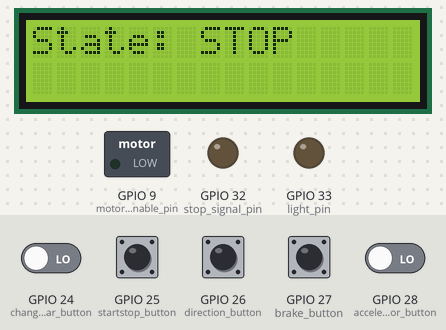
The sketch below on a simulated ESP32. Parts: 16×2 character LCD, switched loads named in the sketch (green lamp = pin HIGH), output pins drawn as LEDs (lit = HIGH). The test bench sets the inputs (shaded band); at power-on: GPIO 24 (changegear_button), GPIO 25 (startstop_button), GPIO 26 (direction_button), GPIO 27 (brake_button), GPIO 28 (accelerator_button) LOW. What the sketch prints to the serial monitor is not drawn.

Above: at 1.2 s.
1.3 s: GPIO 25 (startstop_button) pulled HIGH for 0.15 s
At 2.3 s:
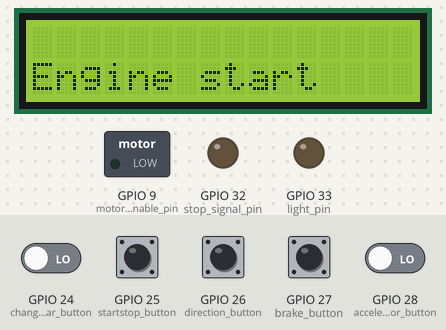
4.4 s: GPIO 24 (changegear_button) driven HIGH and GPIO 28 (accelerator_button) driven HIGH
At 7.2 s:
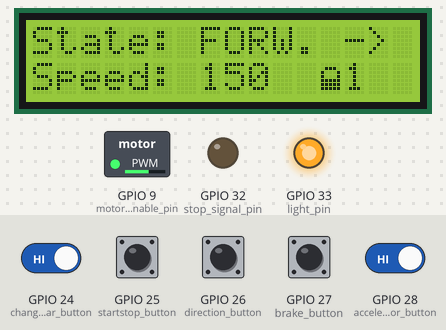
7.4 s: GPIO 27 (brake_button) pulled HIGH for 0.15 s
At 8.7 s:
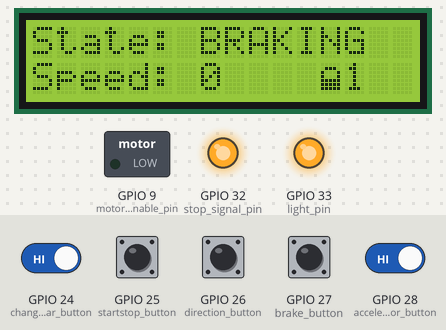
10.5 s: GPIO 24 (changegear_button) driven LOW
At 11.3 s:
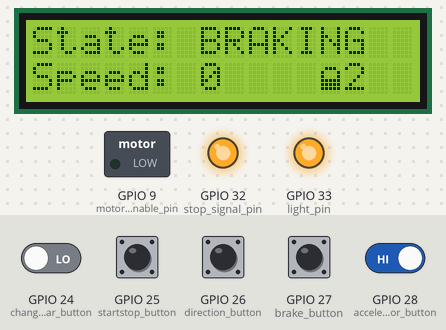
12.2 s: GPIO 27 (brake_button) pulled HIGH for 1 s
At 13.29 s:
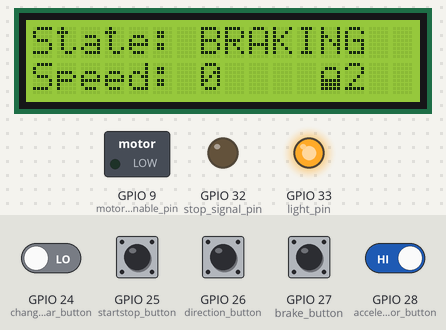
13.8 s: GPIO 28 (accelerator_button) driven LOW
At 15.6 s:
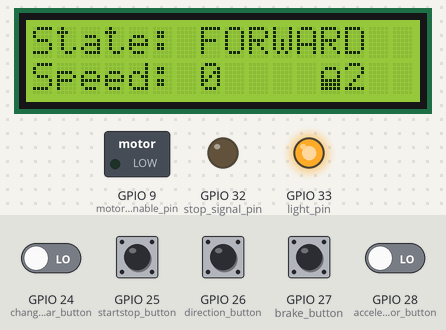
Timing chart, 0 to 17.1 s (numbered marks = the images above; inputs shaded):
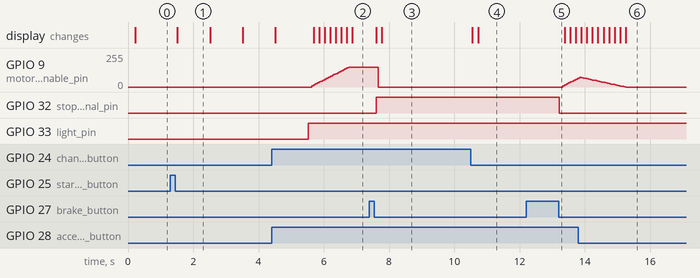

The sketch:

main.ino
```cpp
// Include the library code for LCD:
#include <LiquidCrystal.h>

// 1. INITIAL SETUP AND CONSTANTS

// Reusable button class with utility methods
class Button {
  public:
    int pin;
    int button_state = LOW;
    bool released = false;

    // Simple constructor - only button pin has to be provided
    Button(int button_pin) {
      pin = button_pin;
    };

    // Method updating state of pressing and releasing the button
    void updateButtonState() {
      int prev_state = button_state;
      button_state = digitalRead(pin);

      if (button_state == LOW && prev_state == HIGH) { // button release
        released = true;
      } else {
        released = false;
      }
    };
};

// LCD pins setup
const int rs = 12, en = 11, d4 = 5, d5 = 4, d6 = 3, d7 = 2;
LiquidCrystal lcd(rs, en, d4, d5, d6, d7);

// Stop signal and light
const int stop_signal_pin = 32;
const int light_pin = 33;

// Lights enum
enum LightState {
  OFF = 0,
  ON = 1
};

// DC motor pins
const int8_t motor_enable_pin = 9;
const int8_t motor_direction_forward_pin = 8;
const int8_t motor_direction_backward_pin = 7;

// Directions
enum Direction {
  BACKWARD = 0,
  FORWARD = 1
};

const int8_t DirectionMapping[] = {motor_direction_forward_pin, motor_direction_backward_pin};

// State machine
enum States {
  STOP = 0,
  START = 1,
  FORWARD_IDLE = 2,
  FORWARD_DRIVING = 3,
  BACKWARD_IDLE = 4,
  BACKWARD_DRIVING = 5,
  BRAKING = 6
};

char StateMap[][10] = {
  "STOP",
  "START",
  "FORWARD",
  "FORW. ->",
  "BACKWARD",
  "BACK. <-",
  "BRAKING"
};

// Buttons declaration and initialization
Button accelerator_button(28);
Button brake_button(27);
Button direction_button(26);
Button startstop_button(25);
Button changegear_button(24);

// Car settings
int state;
int car_speed = 0;
const int car_acceleration_step = 10;
const int car_slow_down_step = 3;
int car_direction = FORWARD;
int car_gear = 0;

// Car gears
const int gearLimits[] = {150, 200, 255};

// 2. MAIN APPLICATION

void setup()
{
  // Set buttons and lights
  pinMode(accelerator_button.pin, INPUT);
  pinMode(startstop_button.pin, INPUT);
  pinMode(brake_button.pin, INPUT);
  pinMode(direction_button.pin, INPUT);
  pinMode(changegear_button.pin, INPUT);

  pinMode(stop_signal_pin, OUTPUT);
  pinMode(light_pin, OUTPUT);

  // Set up the LCD's number of columns and rows:
  lcd.begin(16, 2);

  // Begin with STOP state (car is not running)
  state = STOP;
}

void loop()
{
  // Actions which happen independently from state
  delay(50);
  printInfo(); // displays information about state and speed on LCD screen
  updateButtonStates(); // updates data about buttons

  // Check gear changes
  if (changegear_button.released)
    changeGear();

  // Adjusts speed of motor
  analogWrite(motor_enable_pin, car_speed);

  // Gradually decreases car speed so to maintain speed
  // or increase it, driver has to keep pressing accelerator_button
  decreaseCarSpeed(car_slow_down_step);

  // Checking if car stopped here (instead of almost in every state)
  if (startstop_button.released && state != STOP) {
    state = STOP;
    startstop_button.released = false;
  }

  switch(state) {
    case STOP:
      switchCarLights(stop_signal_pin, OFF);
      switchCarLights(light_pin, OFF);
      if (startstop_button.released)
        state = START;
      break;

    case START:
      printEngineStart();
      switchCarLights(light_pin, ON);
      car_gear = 0;
      if (car_direction == FORWARD)
        state = FORWARD_IDLE;
      else
        state = BACKWARD_IDLE;
      break;

    case FORWARD_IDLE:
        digitalWrite(DirectionMapping[FORWARD], HIGH);
        digitalWrite(DirectionMapping[BACKWARD], LOW);
      if (car_speed > 0)
        state = FORWARD_DRIVING;
      if (direction_button.released)
        state = BACKWARD_IDLE;
      else if (accelerator_button.button_state == HIGH)
        increaseCarSpeed(car_acceleration_step);
      if (brake_button.released)
        state = BRAKING;
        break;

    case BACKWARD_IDLE:
        digitalWrite(DirectionMapping[BACKWARD], HIGH);
        digitalWrite(DirectionMapping[FORWARD], LOW);
      if (car_speed > 0)
        state = BACKWARD_DRIVING;
      if (direction_button.released)
        state = FORWARD_IDLE;
      else if (accelerator_button.button_state == HIGH)
        increaseCarSpeed(car_acceleration_step);
      if (brake_button.released)
        state = BRAKING;
        break;

    case FORWARD_DRIVING:
      if (car_speed == 0)
        state = FORWARD_IDLE;
      else if (accelerator_button.button_state == HIGH)
        increaseCarSpeed(car_acceleration_step);
      if (brake_button.released)
        state = BRAKING;
        break;

    case BACKWARD_DRIVING:
      if (car_speed == 0)
        state = FORWARD_IDLE;
      else if (accelerator_button.button_state == HIGH)
        increaseCarSpeed(car_acceleration_step);
      if (brake_button.released)
        state = BRAKING;
        break;

    case BRAKING:
      switchCarLights(stop_signal_pin, HIGH);
      car_speed = 0;
      if (brake_button.released) {
        switchCarLights(stop_signal_pin, OFF);
        if (car_direction == FORWARD)
          state = FORWARD_IDLE;
        else
          state = BACKWARD_IDLE;
      }
      break;

    default:
      break;
  }
}

// 3. UTILITY FUNCTIONS

// Function for increasing car speed by declared step
int increaseCarSpeed(int step) {
  car_speed += step;
  if (car_speed > gearLimits[car_gear]) car_speed = gearLimits[car_gear];
};

// Function for slowing down the car by declared step
int decreaseCarSpeed(int step) {
  car_speed -= step;
  if (car_speed < 0) car_speed = 0;
};

// Function handling updating info on LCD screen
void printInfo() {
  lcd.clear(); // clear screen

  lcd.setCursor(0, 0); // set cursor to top left
  String state_message = String("State: ") + String(StateMap[state]);
  lcd.print(state_message);

  if (state != STOP) {
    lcd.setCursor(0, 1); // set cursor to bottom left
    String speed_message = String("Speed: ") + String(car_speed);
    lcd.print(speed_message);

    printGear();
  }
};

// Function switching on or off diode of specific pin
void switchCarLights(int light_pin, int light_state) {
  if(light_state == ON)
    digitalWrite(light_pin, HIGH);
  if(light_state == OFF)
    digitalWrite(light_pin, LOW);
  else
    Serial.print("Wrong light_state argument!");
};

// Function updating state of all used button
void updateButtonStates() {
  accelerator_button.updateButtonState();
  brake_button.updateButtonState();
  direction_button.updateButtonState();
  startstop_button.updateButtonState();
  changegear_button.updateButtonState();
};

// Printing function for starting the engine
void printEngineStart() {
  lcd.clear(); // clear screen

  lcd.setCursor(0, 1); // set cursor to top left
  lcd.print("Engine start");
  delay(1000);
  lcd.print(".");
  delay(1000);
  lcd.print(".");
  delay(1000);
  lcd.print(".");
  delay(1000);
}

// Lock LCD sign
byte lock[8] = {
  B00000,
  B01110,
  B10001,
  B10001,
  B11111,
  B11111,
  B11111,
};

// Change gear
void changeGear() {
  lcd.clear();
  car_gear = (car_gear + 1) % 3;
}

// Printing function for displaying chosen gear
void printGear() {
  lcd.createChar(0, lock);
  lcd.setCursor(12, 1);
  lcd.write(byte(0));
  lcd.print(car_gear + 1);
}
```

Measured:
- after the input at 1.3 s, the display: changes after 0.22 s (image 1)
- after the input at 4.4 s, GPIO 9 (motor_enable_pin): moves from 0/255 to 150/255 over 1.1 s, starting after 1.2 s; the display: first differs from a run without the input after 1.3 s (image 2 shows a later state)
- after the input at 7.4 s, GPIO 9 (motor_enable_pin): 150/255 → 0/255 after 0.27 s; GPIO 32 (stop_signal_pin): LOW → HIGH after 0.21 s; the display: first changes after 0.21 s (image 3 shows a later state)
- after the input at 10.5 s, the display: first changes after 0.06 s (image 4 shows a later state)
- after the input at 12.2 s, GPIO 9 (motor_enable_pin): moves from 0/255 to 66/255 over 0.45 s, starting after 1.1 s; GPIO 32 (stop_signal_pin): HIGH → LOW after 1.0 s
